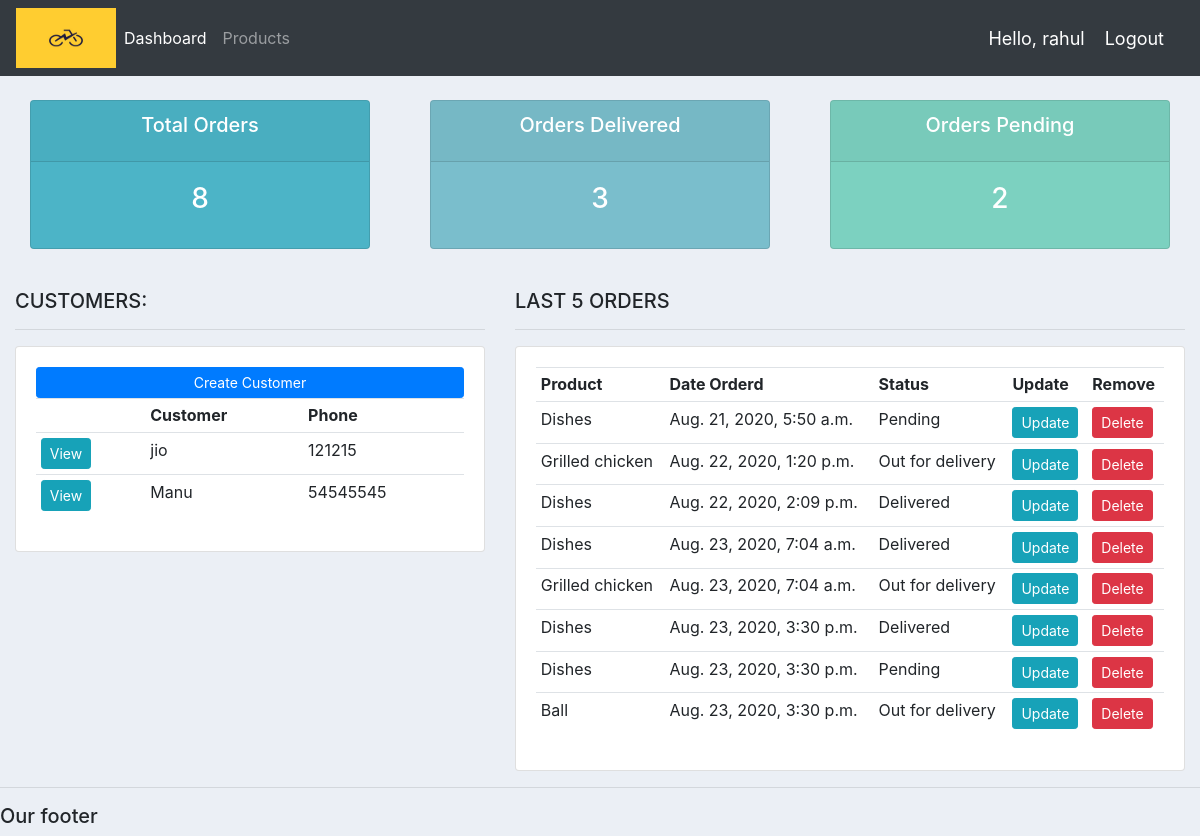
The app's page / (signed in), older data.
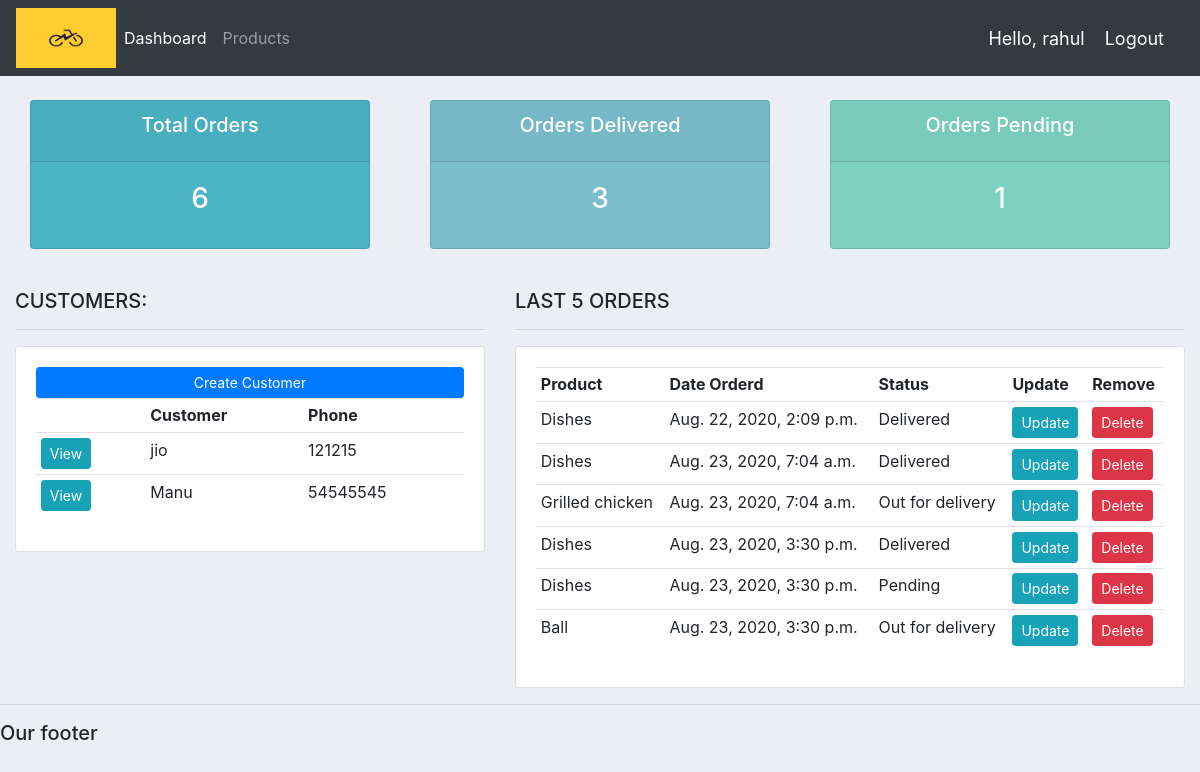
The same page, newer data.
### accounts/models.py (models this page shows, shortened)
class Customer(models.Model):
    name = models.CharField(max_length=200,null=True)
    email = models.CharField(max_length=200,null=True)
    phone = models.CharField(max_length=10,null=True)
    date_created = models.DateTimeField(auto_now_add=True,null=True)

class Order(models.Model):
    STATUS = (
        ('Pending','Pending'),
        ('Out for delivery','Out for delivery'),
        ('Delivered','Delivered'),
    )
    customer = models.ForeignKey(Customer,null=True,on_delete= models.SET_NULL)
    product = models.ForeignKey(Product,null=True,on_delete= models.SET_NULL)
    date_created = models.DateTimeField(auto_now_add=True,null=True)
    status = models.CharField(max_length=200,null=True,choices=STATUS)

class Product(models.Model):
    CATEGORY = (
        ('Indoor','Indoor'),
        ('Out Door','Out Door'),
    )
    name = models.CharField(max_length=200,null=True)
    price = models.FloatField(null=True)
    category = models.CharField(max_length=200,null=True,choices=CATEGORY)
    description = models.CharField(max_length=200,null=True,blank=True)
    date_created = models.DateTimeField(auto_now_add=True,null=True)
    tags = models.ManyToManyField(Tag)
    def __str__(self):
        return self.name

### accounts/views.py (the view)
# urls.py: 2. Add a URL to urlpatterns:  path('', views.home, name='home')
@login_required(login_url='login')
def home(request):
    orders = Order.objects.all()
    customers = Customer.objects.all()
    total_customers = customers.count()
    total_orders = orders.count()
    delivered = orders.filter(status='Delivered').count()
    pending = orders.filter(status='Pending').count()
    context = {'orders':orders,'customers':customers,
    'total_orders':total_orders,'delivered':delivered,
    'pending':pending}
    return render (request,'dashboard.html',context)

### templates/dashboard.html
{%  extends 'main.html' %}
{% block content %}
{%  include 'status.html' %}
<br>
<div class="row">
	<div class="col-md-5">
		<h5>CUSTOMERS:</h5>
		<hr>
		<div class="card card-body">
			<a class="btn btn-primary  btn-sm btn-block" href="">Create Customer</a>
			<table class="table table-sm">
				<tr>
					<th></th>
					<th>Customer</th>
					<th>Phone</th>
				</tr>
				{% for customer in customers %}
				<tr>
					<td><a class="btn btn-sm btn-info" href="{% url 'customer' customer.id%}">View</a></td>
					<td>{{customer.name}}</td>
					<td>{{customer.phone}}</td>
				</tr>
				{% endfor %}
			</table>
		</div>
	</div>
	<div class="col-md-7">
		<h5>LAST 5 ORDERS</h5>
		<hr>
		<div class="card card-body">
			<table class="table table-sm">
				<tr>
					<th>Product</th>
					<th>Date Orderd</th>
					<th>Status</th>
					<th>Update</th>
					<th>Remove</th>
				</tr>
				{% for order in orders %}
				<tr>
					<td>{{order.product}}</td>
					<td>{{order.date_created}}</td>
					<td>{{order.status}}</td>
					<td><a class="btn btn-sm btn-info" href="{% url 'update_order' order.id %}">Update</a></td>
					<td><a class="btn btn-sm btn-danger" href="{% url 'delete_order' order.id %}">Delete</a></td>
				</tr>
				{% endfor %}
			</table>
		</div>
	</div>
</div>
{% endblock %}

Row changes from the older to the newer data that the page shows:
removed Order: product "Dishes", date_created "Aug. 21, 2020, 5:50 a.m.", status "Pending"
removed Order: product "Grilled chicken", date_created "Aug. 22, 2020, 1:20 p.m.", status "Out for delivery"
Text that changed along with them:
{{ total_orders }}: "8" → "6"
{{ pending }}: "2" → "1"
